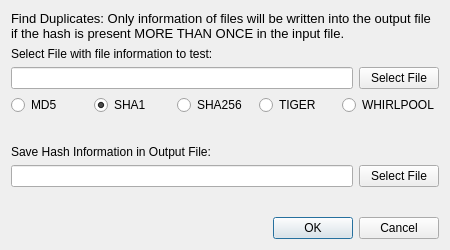
<?xml version="1.0" encoding="UTF-8"?>
<ui version="4.0">
 <class>DialogFindDuplicates</class>
 <widget class="QDialog" name="DialogFindDuplicates">
  <property name="geometry">
   <rect>
    <x>0</x>
    <y>0</y>
    <width>450</width>
    <height>250</height>
   </rect>
  </property>
  <property name="windowTitle">
   <string>Find Duplicates</string>
  </property>
  <layout class="QVBoxLayout" name="verticalLayout">
   <item>
    <widget class="QLabel" name="label_4">
     <property name="font">
      <font>
       <pointsize>10</pointsize>
       <weight>50</weight>
       <bold>false</bold>
      </font>
     </property>
     <property name="text">
      <string>Find Duplicates: Only information of files will be written into the output file if the hash is present MORE THAN ONCE in the input file.</string>
     </property>
     <property name="wordWrap">
      <bool>true</bool>
     </property>
    </widget>
   </item>
   <item>
    <widget class="QLabel" name="label_2">
     <property name="text">
      <string>Select File with file information to test:</string>
     </property>
    </widget>
   </item>
   <item>
    <layout class="QHBoxLayout" name="horizontalLayout_2">
     <item>
      <widget class="QLineEdit" name="lineEditLoadFile"/>
     </item>
     <item>
      <widget class="QPushButton" name="pushButtonLoadFile">
       <property name="text">
        <string>Select File</string>
       </property>
      </widget>
     </item>
    </layout>
   </item>
   <item>
    <layout class="QHBoxLayout" name="horizontalLayout">
     <item>
      <widget class="QRadioButton" name="radioMD5">
       <property name="text">
        <string>MD5</string>
       </property>
      </widget>
     </item>
     <item>
      <widget class="QRadioButton" name="radioSHA1">
       <property name="text">
        <string>SHA1</string>
       </property>
       <property name="checked">
        <bool>true</bool>
       </property>
      </widget>
     </item>
     <item>
      <widget class="QRadioButton" name="radioSHA256">
       <property name="text">
        <string>SHA256</string>
       </property>
      </widget>
     </item>
     <item>
      <widget class="QRadioButton" name="radioTIGER">
       <property name="text">
        <string>TIGER</string>
       </property>
      </widget>
     </item>
     <item>
      <widget class="QRadioButton" name="radioWHIRLPOOL">
       <property name="text">
        <string>WHIRLPOOL</string>
       </property>
      </widget>
     </item>
    </layout>
   </item>
   <item>
    <spacer name="verticalSpacer">
     <property name="orientation">
      <enum>Qt::Vertical</enum>
     </property>
     <property name="sizeHint" stdset="0">
      <size>
       <width>20</width>
       <height>40</height>
      </size>
     </property>
    </spacer>
   </item>
   <item>
    <widget class="QLabel" name="label_3">
     <property name="text">
      <string>Save Hash Information in Output File:</string>
     </property>
    </widget>
   </item>
   <item>
    <layout class="QHBoxLayout" name="horizontalLayout_4">
     <item>
      <widget class="QLineEdit" name="lineEditSaveFile"/>
     </item>
     <item>
      <widget class="QPushButton" name="pushButtonSaveFile">
       <property name="text">
        <string>Select File</string>
       </property>
      </widget>
     </item>
    </layout>
   </item>
   <item>
    <spacer name="verticalSpacer_2">
     <property name="orientation">
      <enum>Qt::Vertical</enum>
     </property>
     <property name="sizeHint" stdset="0">
      <size>
       <width>20</width>
       <height>40</height>
      </size>
     </property>
    </spacer>
   </item>
   <item>
    <widget class="QDialogButtonBox" name="buttonBox">
     <property name="orientation">
      <enum>Qt::Horizontal</enum>
     </property>
     <property name="standardButtons">
      <set>QDialogButtonBox::Cancel|QDialogButtonBox::Ok</set>
     </property>
    </widget>
   </item>
  </layout>
 </widget>
 <resources/>
 <connections>
  <connection>
   <sender>buttonBox</sender>
   <signal>accepted()</signal>
   <receiver>DialogFindDuplicates</receiver>
   <slot>accept()</slot>
   <hints>
    <hint type="sourcelabel">
     <x>248</x>
     <y>254</y>
    </hint>
    <hint type="destinationlabel">
     <x>157</x>
     <y>274</y>
    </hint>
   </hints>
  </connection>
  <connection>
   <sender>buttonBox</sender>
   <signal>rejected()</signal>
   <receiver>DialogFindDuplicates</receiver>
   <slot>reject()</slot>
   <hints>
    <hint type="sourcelabel">
     <x>316</x>
     <y>260</y>
    </hint>
    <hint type="destinationlabel">
     <x>286</x>
     <y>274</y>
    </hint>
   </hints>
  </connection>
 </connections>
</ui>
